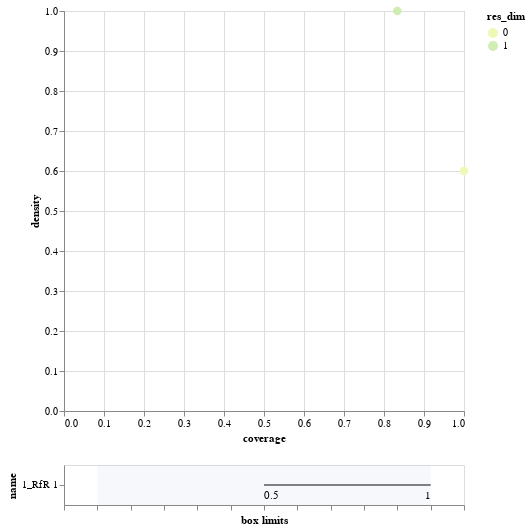

The notebook cell saved with this chart:
### Code cell
box_cost_r10.inspect_tradeoff()

### Figure 1 — Vega-Lite specification as saved in the notebook (floating-point values rounded to 4 significant figures)
{"config": {"view": {"continuousWidth": 400, "continuousHeight": 300}}, "vconcat": [{"data": {"name": "data-6dc5ea85150c310d4a343f58abf1f296"}, "mark": {"type": "circle", "size": 75}, "encoding": {"color": {"type": "ordinal", "field": "res_dim", "scale": {"range": ["#eff9b6", "#d0edb3", "#97d6b9", "#5dc0c0", "#31a5c2", "#1f80b8", "#2354a3", "#21318d"]}}, "opacity": {"condition": {"value": 1, "selection": "selector002"}, "value": 0.4}, "tooltip": [{"type": "ordinal", "field": "id"}, {"type": "quantitative", "field": "coverage", "format": ".2"}, {"type": "quantitative", "field": "density", "format": ".2"}, {"type": "ordinal", "field": "res_dim"}], "x": {"type": "quantitative", "field": "coverage"}, "y": {"type": "quantitative", "field": "density"}}, "height": 400, "selection": {"selector002": {"type": "single", "fields": ["id"]}}, "width": 400}, {"layer": [{"data": {"name": "data-e4434cee2be1f662ab9e8a5f847b82e0"}, "mark": "rule", "encoding": {"x": {"type": "quantitative", "axis": {"grid": false, "labels": false, "title": "box limits"}, "field": "x_lower", "scale": {"domain": [0, 1], "padding": 0.1}}, "x2": {"field": "x_upper"}, "y": {"type": "nominal", "field": "name", "scale": {"padding": 1.0}}}, "transform": [{"calculate": "(datum.x1-datum.minimum)/(datum.maximum-datum.minimum)", "as": "x_lower"}, {"calculate": "(datum.x2-datum.minimum)/(datum.maximum-datum.minimum)", "as": "x_upper"}, {"filter": {"selection": "selector002"}}], "width": 400}, {"data": {"name": "data-e4434cee2be1f662ab9e8a5f847b82e0"}, "mark": {"type": "text", "align": "left", "baseline": "top", "dy": 5}, "encoding": {"text": {"type": "ordinal", "field": "text"}, "x": {"type": "quantitative", "axis": {"grid": false, "labels": false, "title": "box limits"}, "field": "x_lower", "scale": {"domain": [0, 1], "padding": 0.1}}, "x2": {"field": "x_upper"}, "y": {"type": "nominal", "field": "name", "scale": {"padding": 1.0}}}, "transform": [{"calculate": "(datum.x1-datum.minimum)/(datum.maximum-datum.minimum)", "as": "x_lower"}, {"calculate": "(datum.x2-datum.minimum)/(datum.maximum-datum.minimum)", "as": "x_upper"}, {"filter": {"selection": "selector002"}}, {"calculate": "datum.qp_lower>0?format(datum.x1, \".2\")+\" (\"+format(datum.qp_lower, \".1~g\")+\")\" :format(datum.x1, \".2\")", "as": "text"}], "width": 400}, {"data": {"name": "data-e4434cee2be1f662ab9e8a5f847b82e0"}, "mark": {"type": "text", "align": "right", "baseline": "top", "dy": 5}, "encoding": {"text": {"type": "ordinal", "field": "text"}, "x": {"type": "quantitative", "field": "x_upper"}, "x2": {"field": "x_upper"}, "y": {"type": "nominal", "field": "name", "scale": {"padding": 1.0}}}, "transform": [{"calculate": "(datum.x1-datum.minimum)/(datum.maximum-datum.minimum)", "as": "x_lower"}, {"calculate": "(datum.x2-datum.minimum)/(datum.maximum-datum.minimum)", "as": "x_upper"}, {"filter": {"selection": "selector002"}}, {"calculate": "datum.qp_upper>0?format(datum.x2, \".2\")+\" (\"+format(datum.qp_upper, \".1\")+\")\" :format(datum.x2, \".2\")", "as": "text"}], "width": 400}, {"data": {"name": "data-bb8d07f6df3d47a6a475317795287b23"}, "mark": {"type": "rect", "opacity": 0.05}, "encoding": {"x": {"type": "quantitative", "field": "start"}, "x2": {"field": "end"}}}, {"data": {"name": "data-d751713988987e9331980363e24189ce"}, "mark": "point", "encoding": {"x": {"type": "quantitative", "field": "x"}, "y": {"type": "nominal", "field": "name"}}, "transform": [{"filter": {"selection": "selector002"}}], "width": 400}, {"data": {"name": "data-d751713988987e9331980363e24189ce"}, "mark": {"type": "text", "align": "center", "baseline": "top", "dy": 5}, "encoding": {"text": {"type": "nominal", "field": "item"}, "x": {"type": "quantitative", "field": "x"}, "y": {"type": "nominal", "field": "name"}}, "transform": [{"filter": {"selection": "selector002"}}], "width": 400}]}], "$schema": "https://vega.github.io/schema/vega-lite/v4.8.1.json", "datasets": {"data-6dc5ea85150c310d4a343f58abf1f296": [{"coverage": 1.0, "density": 0.6, "id": 0, "mass": 1.0, "mean": 0.6, "res_dim": 0}, {"coverage": 0.8333, "density": 1.0, "id": 1, "mass": 0.5, "mean": 1.0, "res_dim": 1}], "data-e4434cee2be1f662ab9e8a5f847b82e0": [{"x1": 0.5, "x2": 1.0, "name": "1_RfR 1", "id": 1, "minimum": 0.0, "maximum": 1.0, "qp_lower": 0.0, "qp_upper": -1.0}], "data-bb8d07f6df3d47a6a475317795287b23": [{"start": 0, "end": 1}], "data-d751713988987e9331980363e24189ce": []}}
